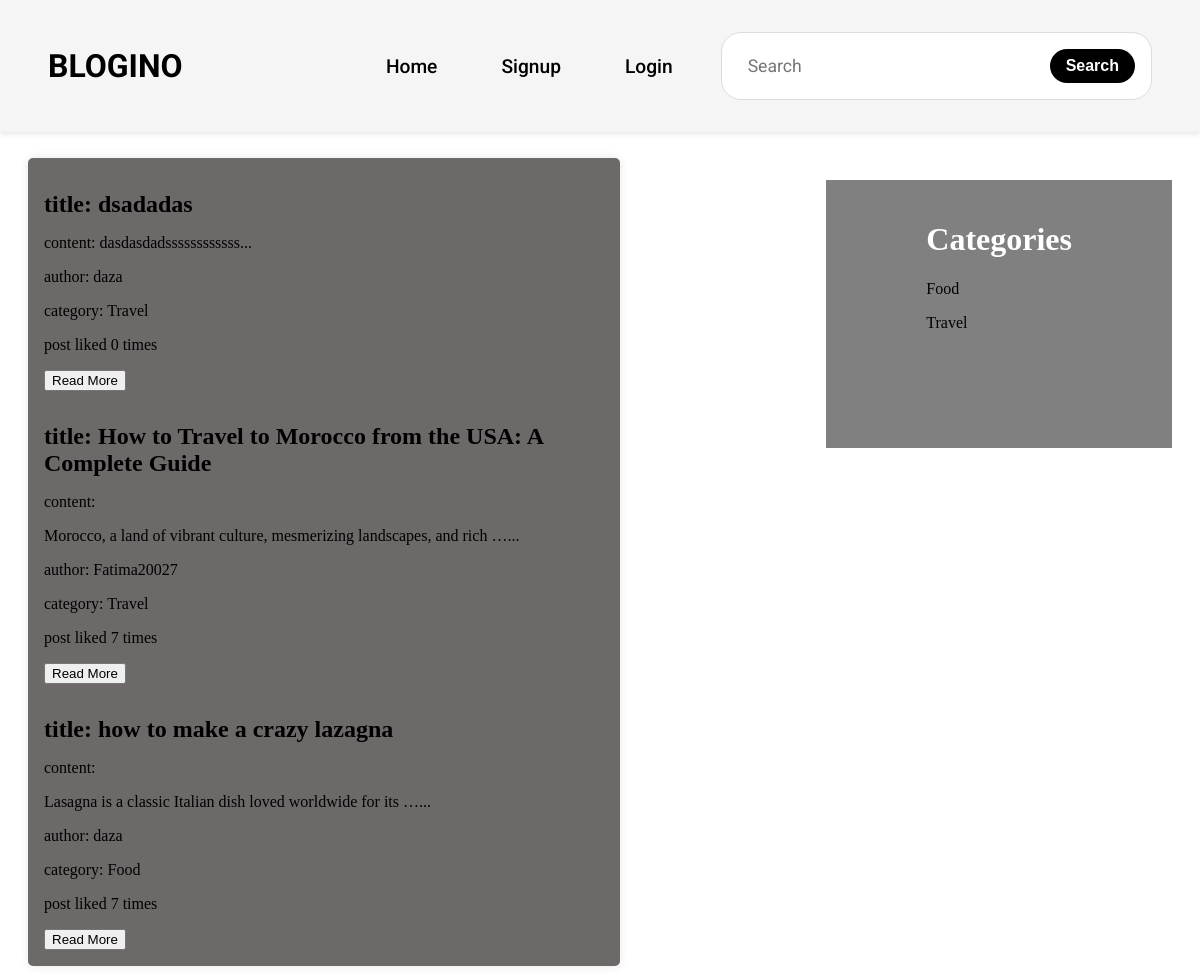
Before: / with the older database file.
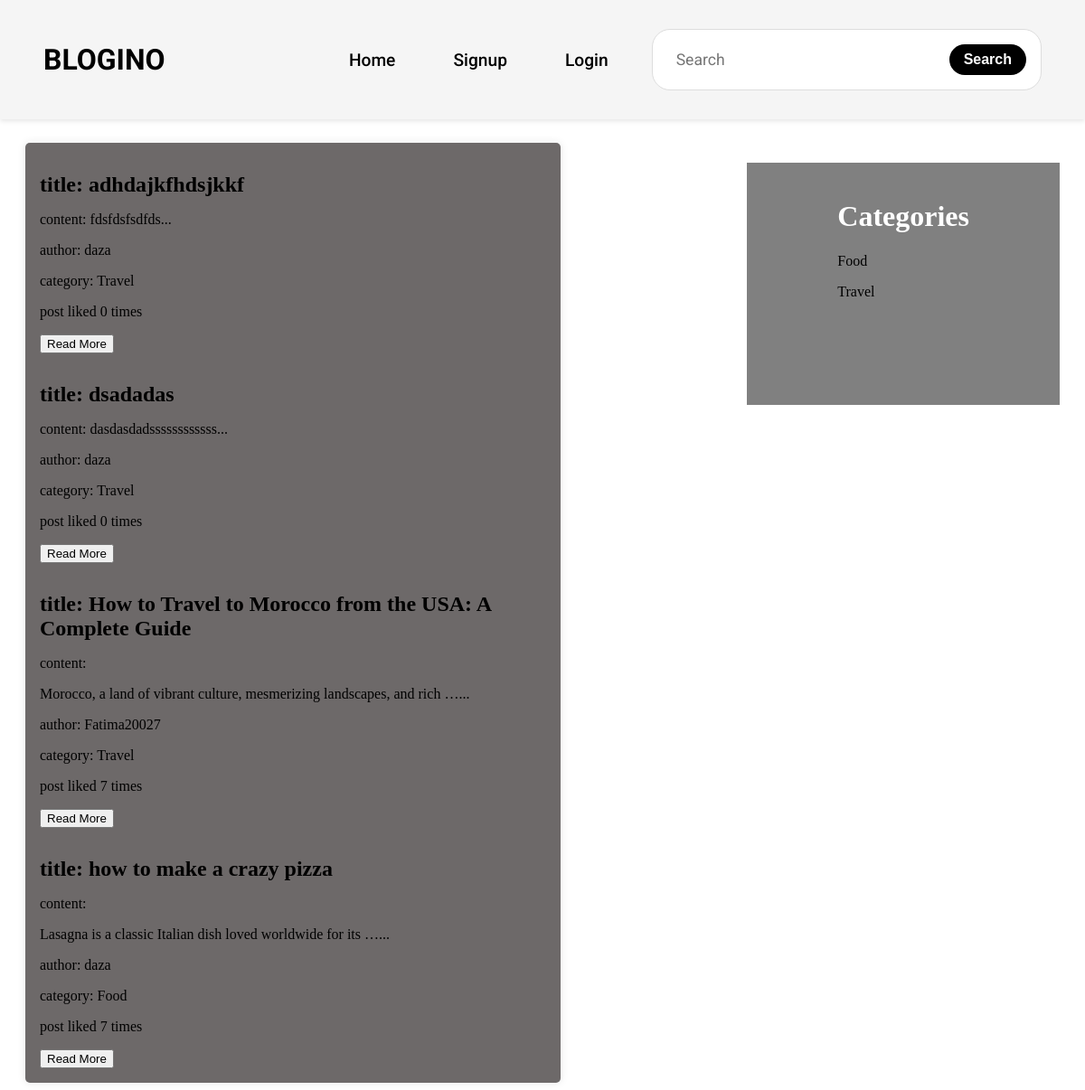
After: the same page with the newer database file.
### landing/models.py (models this page shows, shortened)
class Category(models.Model):
    name = models.CharField(max_length=100)
    def __str__(self):
        return self.name

class Post(models.Model):
    title = models.CharField(max_length=100)
    user = models.ForeignKey(User, on_delete=models.CASCADE)
    content = RichTextField(blank=True, null=True)
    likes = models.PositiveIntegerField(default=0)
    created_at = models.DateTimeField(auto_now_add=True)
    updated_at = models.DateTimeField(auto_now=True)
    category = models.ForeignKey(Category, on_delete=models.CASCADE)

### landing/views.py (the view)
# urls.py: path('', views.index, name='index'),
def index(request):
    categories = Category.objects.all()
    posts = Post.objects.order_by('-created_at')[:4]
    context = {
        'categories': categories,
        'posts': posts,
    }
    return render(request, 'landing/index.html', context)

### templates/landing/index.html (shortened to what this page needs)
{% load static %}
<!DOCTYPE html>
<html lang="en">
<head>
    <link rel="stylesheet" href="{% static 'landing/css/components/menu.css' %}">
    <link rel="stylesheet" href="{% static 'landing/css/components/sidebar.css' %}">
    <link rel="stylesheet" href="{% static 'landing/css/components/posts.css' %}">
    <link href='https://unpkg.com/boxicons@2.1.4/css/boxicons.min.css' rel='stylesheet'>
</head>
<body>
    {% block menu %}
        {% include 'landing/components/menu.html' %}
    {% endblock %}
    {% block category %}
        {% include 'landing/components/sidebar.html' %}
    {% endblock %}
    {% block posts %}
        {% include 'landing/components/posts.html' %}
    {% endblock %}
</body>
</html>

### templates/landing/components/sidebar.html
{% block sidebar %}
    <div class="sidebar">
        <h1 class="sidebar__title">Categories</h1>
        {% for category in categories %}
            <p> <a href="{% url 'landing:category' category.id %}"> {{ category.name }} </a></p>
        {% endfor %}
    </div>
{% endblock %}

### templates/landing/components/posts.html
{% block posts %}
    <div class="posts">
        <h1 class="posts__title">Latest Posts</h1>
        <div class="posts__container">
            {% for post in posts %}
                <div class="post">
                    <h1 class="post__title">title: {{ post.title }}</h1>
                    <p class="post__content">content: {{ post.content|truncatewords:10|safe }}...</p>
                    <p class="post__author">author: {{ post.user }}</p>
                    <p class="post__category">category: {{ post.category }}</p>
                    {% if post.likes == 1 %}
                        <p class="post__category">post liked 1 time</p>
                    {% else %}
                        <p class="post__category">post liked {{ post.likes }} times</p>
                    {% endif %}
                    <button class="post__button"><a href="{% url 'landing:post_detail' post.id %}"> Read More </a></button>
                </div>
            {% endfor %}
        </div>
    </div>
{% endblock %}

Changed rows visible on the page:
added Post: title "adhdajkfhdsjkkf", content "fdsfdsfsdfds", user "daza", category "Travel", likes "0"
changed Post "Lasagna is a classic Italian dish loved worldwide for its …": title "how to make a crazy lazagna" → "how to make a crazy pizza"
